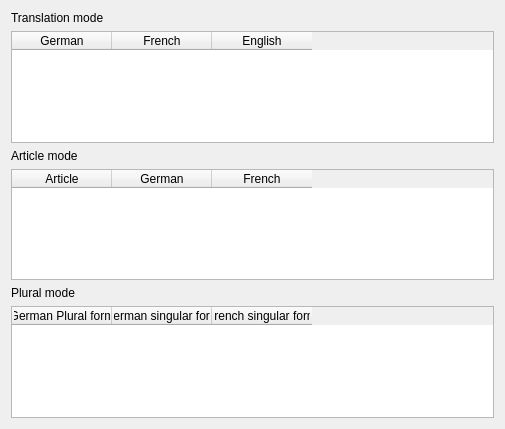
<?xml version="1.0" encoding="UTF-8"?>
<ui version="4.0">
 <class>guessedWord</class>
 <widget class="QDialog" name="guessedWord">
  <property name="geometry">
   <rect>
    <x>0</x>
    <y>0</y>
    <width>505</width>
    <height>429</height>
   </rect>
  </property>
  <property name="windowTitle">
   <string>Dialog</string>
  </property>
  <layout class="QVBoxLayout" name="verticalLayout">
   <item>
    <widget class="QLabel" name="label">
     <property name="styleSheet">
      <string notr="true">font: 87 11pt &quot;Arial Black&quot;;</string>
     </property>
     <property name="text">
      <string>Translation mode</string>
     </property>
    </widget>
   </item>
   <item>
    <widget class="QTableWidget" name="tableWidget">
     <property name="styleSheet">
      <string notr="true">font: 11pt &quot;Arial&quot;;</string>
     </property>
     <property name="verticalScrollBarPolicy">
      <enum>Qt::ScrollBarAsNeeded</enum>
     </property>
     <property name="horizontalScrollBarPolicy">
      <enum>Qt::ScrollBarAlwaysOff</enum>
     </property>
     <column>
      <property name="text">
       <string>German</string>
      </property>
     </column>
     <column>
      <property name="text">
       <string>French</string>
      </property>
     </column>
     <column>
      <property name="text">
       <string>English</string>
      </property>
     </column>
    </widget>
   </item>
   <item>
    <widget class="QLabel" name="label_2">
     <property name="styleSheet">
      <string notr="true">font: 87 11pt &quot;Arial Black&quot;;</string>
     </property>
     <property name="text">
      <string>Article mode</string>
     </property>
    </widget>
   </item>
   <item>
    <widget class="QTableWidget" name="tableWidget_2">
     <property name="styleSheet">
      <string notr="true">font: 11pt &quot;Arial&quot;;</string>
     </property>
     <property name="verticalScrollBarPolicy">
      <enum>Qt::ScrollBarAsNeeded</enum>
     </property>
     <property name="horizontalScrollBarPolicy">
      <enum>Qt::ScrollBarAlwaysOff</enum>
     </property>
     <column>
      <property name="text">
       <string>Article</string>
      </property>
     </column>
     <column>
      <property name="text">
       <string>German</string>
      </property>
     </column>
     <column>
      <property name="text">
       <string>French</string>
      </property>
     </column>
    </widget>
   </item>
   <item>
    <widget class="QLabel" name="label_3">
     <property name="styleSheet">
      <string notr="true">font: 87 11pt &quot;Arial Black&quot;;</string>
     </property>
     <property name="text">
      <string>Plural mode</string>
     </property>
    </widget>
   </item>
   <item>
    <widget class="QTableWidget" name="tableWidget_3">
     <property name="styleSheet">
      <string notr="true">font: 11pt &quot;Arial&quot;;</string>
     </property>
     <property name="verticalScrollBarPolicy">
      <enum>Qt::ScrollBarAsNeeded</enum>
     </property>
     <property name="horizontalScrollBarPolicy">
      <enum>Qt::ScrollBarAlwaysOff</enum>
     </property>
     <column>
      <property name="text">
       <string>German Plural form</string>
      </property>
     </column>
     <column>
      <property name="text">
       <string>German singular form</string>
      </property>
     </column>
     <column>
      <property name="text">
       <string>French singular form</string>
      </property>
     </column>
    </widget>
   </item>
  </layout>
 </widget>
 <resources/>
 <connections/>
</ui>
